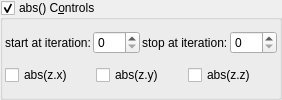
    <widget class="MyGroupBox" name="groupCheck_transf_function_enabledA_false">
     <property name="toolTip">
      <string/>
     </property>
     <property name="title">
      <string>abs() C&amp;ontrols</string>
     </property>
     <property name="checkable">
      <bool>true</bool>
     </property>
     <layout class="QVBoxLayout" name="verticalLayout_54">
      <property name="spacing">
       <number>2</number>
      </property>
      <property name="leftMargin">
       <number>2</number>
      </property>
      <property name="topMargin">
       <number>2</number>
      </property>
      <property name="rightMargin">
       <number>2</number>
      </property>
      <property name="bottomMargin">
       <number>2</number>
      </property>
      <item>
       <layout class="QGridLayout" name="gridLayout_84">
        <property name="spacing">
         <number>2</number>
        </property>
        <item row="3" column="0">
         <widget class="QLabel" name="label_76">
          <property name="text">
           <string>start at iteration:</string>
          </property>
         </widget>
        </item>
        <item row="3" column="1">
         <widget class="MySpinBox" name="spinboxInt_transf_start_iterations_A">
          <property name="sizePolicy">
           <sizepolicy hsizetype="Minimum" vsizetype="Maximum">
            <horstretch>0</horstretch>
            <verstretch>0</verstretch>
           </sizepolicy>
          </property>
          <property name="minimum">
           <number>0</number>
          </property>
          <property name="maximum">
           <number>999</number>
          </property>
          <property name="value">
           <number>0</number>
          </property>
         </widget>
        </item>
        <item row="3" column="2">
         <widget class="QLabel" name="label_56">
          <property name="text">
           <string>stop at iteration:</string>
          </property>
         </widget>
        </item>
        <item row="3" column="3">
         <widget class="MySpinBox" name="spinboxInt_transf_stop_iterations_A">
          <property name="sizePolicy">
           <sizepolicy hsizetype="Preferred" vsizetype="Maximum">
            <horstretch>0</horstretch>
            <verstretch>0</verstretch>
           </sizepolicy>
          </property>
          <property name="maximum">
           <number>999</number>
          </property>
         </widget>
        </item>
       </layout>
      </item>
      <item>
       <layout class="QGridLayout" name="gridLayout_2">
        <item row="0" column="2">
         <widget class="MyCheckBox" name="checkBox_transf_function_enabledAz_false">
          <property name="text">
           <string notr="true">abs(z.z)</string>
          </property>
         </widget>
        </item>
        <item row="0" column="0">
         <widget class="MyCheckBox" name="checkBox_transf_function_enabledAx_false">
          <property name="text">
           <string notr="true">abs(z.x)</string>
          </property>
         </widget>
        </item>
        <item row="0" column="1">
         <widget class="MyCheckBox" name="checkBox_transf_function_enabledAy_false">
          <property name="text">
           <string notr="true">abs(z.y)</string>
          </property>
         </widget>
        </item>
       </layout>
      </item>
     </layout>
    </widget>
